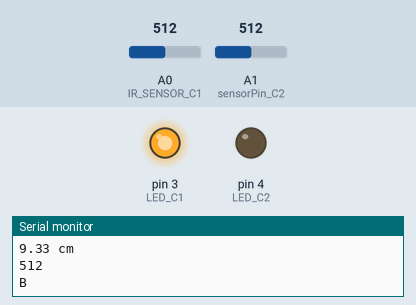
Recording of a sketch running on a simulated Arduino Uno, built with avr-gcc and run on an emulated ATmega328P. Parts: output pins drawn as LEDs (lit = HIGH), the last lines printed to the serial monitor. Inputs (shaded band) come from the test bench; at power-on: A0 (IR_SENSOR_C1) = 512, A1 (sensorPin_C2) = 512.

Above: at 1.2 s.
1.3 s: A0 (IR_SENSOR_C1) set to 487
2.8 s: A0 (IR_SENSOR_C1) set to 459
At 3.9 s:
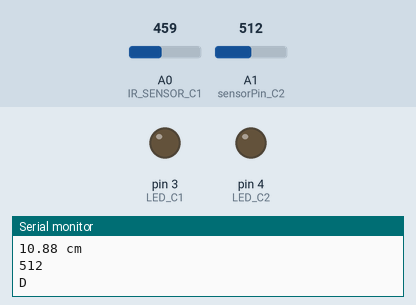
4.4 s: A1 (sensorPin_C2) set to 788
5.9 s: A1 (sensorPin_C2) set to 816
At 7.1 s:
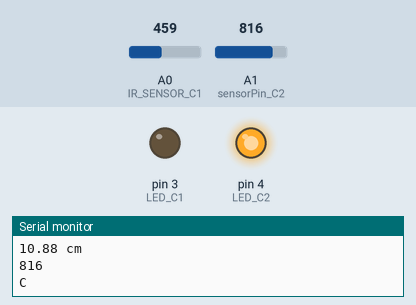
7.4 s: A0 (IR_SENSOR_C1) set to 511
At 8.7 s:
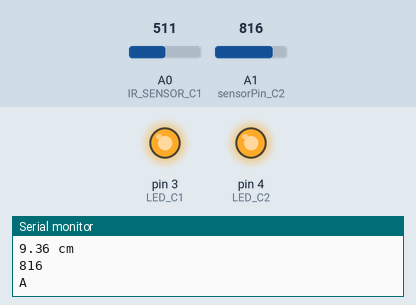
9.0 s: A0 (IR_SENSOR_C1) set to 306
At 10.4 s:
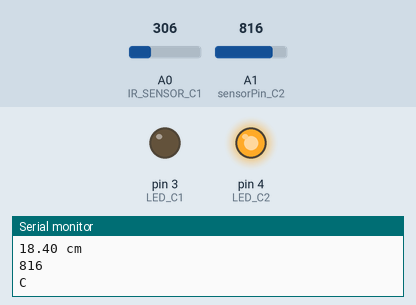
Timing chart, 0 to 11.5 s (numbered marks = the images above; inputs shaded):
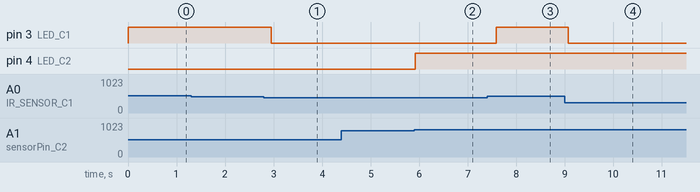

The sketch:

arduino3.ino
```cpp
// 적외선 거리센서 C1 + led 파랑
// 감지 센서 C2 + led 파랑
// 불꽃센서 C + led 빨강
#include <Wire.h>
#define SLAVE 3

char Cig = ' ';

int IR_SENSOR_C1 = 0; // Sensor is connected to the analog A0
int intSensorResult_C1 = 0; //Sensor result
float fltSensorCalc_C1 = 0; //Calculated value
int LED_C1 = 3;

int sensorPin_C2 = A1;    // select the input pin for the potentiometer
int LED_C2 = 4;      // select the pin for the LED
int sensorValue_C2 = 0;  // variable to store the value coming from the sensor

void setup()
{
  Wire.begin(3);
  Wire.onRequest(requestEvent);

  pinMode(LED_C1, OUTPUT);
  pinMode(LED_C2, OUTPUT);
  Serial.begin(9600);
}

void loop()
{
// read the value from the ir sensor

  intSensorResult_C1 = analogRead(IR_SENSOR_C1); //Get sensor value
  fltSensorCalc_C1 = (6787.0 / (intSensorResult_C1 - 3.0)) - 4.0; //Calculate distance in cm

  Serial.print(fltSensorCalc_C1); //Send distance to computer
  Serial.println(" cm"); //Add cm to result
  if(fltSensorCalc_C1<10.5)
    {
      digitalWrite(LED_C1, HIGH);
    }
    else
    {
      digitalWrite(LED_C1, LOW);
    }


  sensorValue_C2 = analogRead(sensorPin_C2);
    Serial.println(sensorValue_C2);
    delay(10);
    if(sensorValue_C2>800)
    {
      digitalWrite(LED_C2, HIGH);
    }
    else
      digitalWrite(LED_C2, LOW);

  if(fltSensorCalc_C1<10.5) {
    if(sensorValue_C2>800){
      Cig = 'A';
    }
    else{
      Cig = 'B';
    }
  }
  else {
    if(sensorValue_C2>800) {
      Cig = 'C';
    }
    else {
      Cig = 'D';
    }
  }

  Serial.println(Cig);
  delay(200); //Wait
}

void requestEvent() {
  Wire.write(Cig);
}
```

Measured:
- the behaviour switches between 472 and 471 on A0 (IR_SENSOR_C1) (found by bisection; images 0 and 1)
- the behaviour switches between 800 and 801 on A1 (sensorPin_C2) (found by bisection; images 1 and 2)
- after the input at 2.8 s, pin 3 (LED_C1): HIGH → LOW after 0.15 s
- after the input at 5.9 s, pin 4 (LED_C2): LOW → HIGH at once
- after the input at 7.4 s, pin 3 (LED_C1): LOW → HIGH after 0.19 s
- after the input at 9.0 s, pin 3 (LED_C1): HIGH → LOW after 0.07 s
